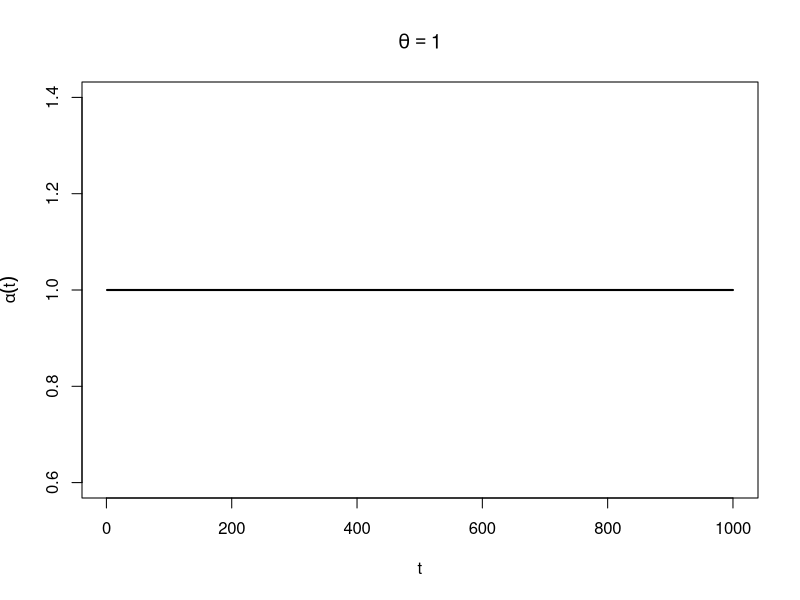
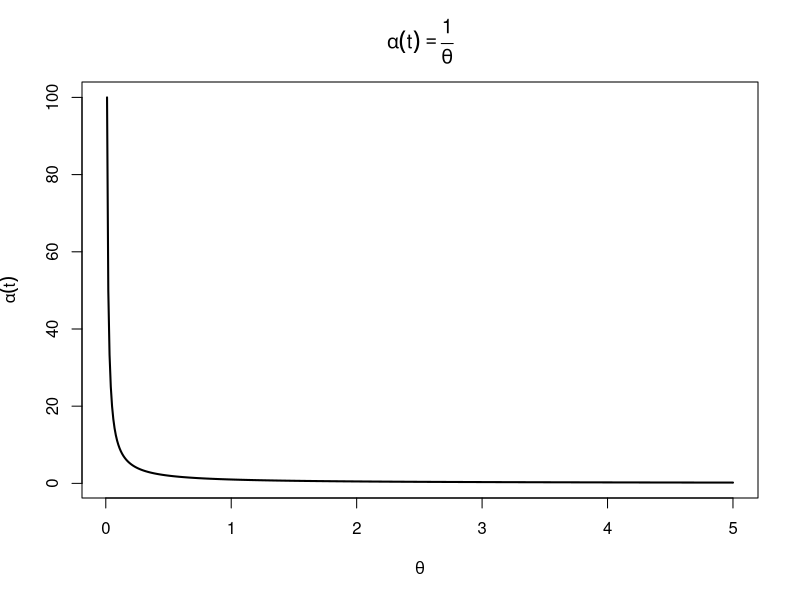
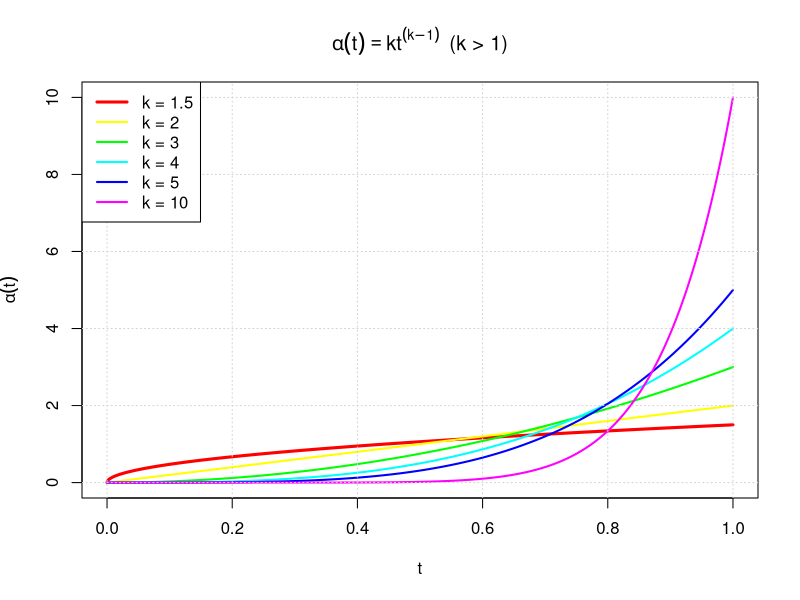
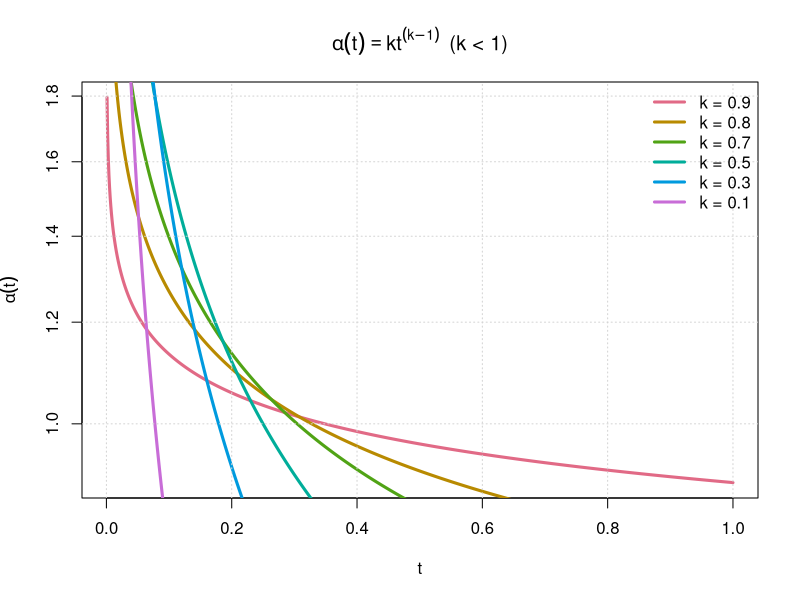

Here is the R script that generated these plots, in order:
## ---- chunk 1

g <- function(theta){
  1/theta
}

theta <- 1
x <- 1:1000

plot(
  x, rep(g(theta), length(x)),
  type = "l",
  lwd = 2,
  xlab = "t",
  ylab = expression(alpha(t)),
  main = bquote(theta == .(theta))
)

f <- function(theta){
  1/theta
}

x <- seq(0.01, 5, by = 0.01)

plot(
  x, f(x),
  type = "l",
  lwd = 2,
  xlab = expression(theta),
  ylab = expression(alpha(t)),
  main = expression(alpha(t) == frac(1, theta))
)
## ---- chunk 2

g <- function(t, k){
  k * t^(k - 1)
}

t <- seq(0, 1, length.out = 1000)
ks <- c(1.5,2, 3, 4, 5, 10)

cores <- rainbow(length(ks))

plot(
  t, g(t, ks[1]),
  type = "l",
  lwd = 3,
  col = cores[1],
  ylim = c(0, max(sapply(ks, function(k) max(g(t, k))))),
  xlab = "t",
  ylab = expression(alpha(t)),
  main = expression(alpha(t) == k*t^(k-1) ~~ "(k > 1)")
)

for(i in 2:length(ks)){
  lines(
    t,
    g(t, ks[i]),
    col = cores[i],
    lwd = 2
  )
}
grid()
legend(
  "topleft",
  legend = paste("k =", ks),
  col = cores,
  lwd = c(3, rep(2, length(ks)-1))
)
## ---- chunk 3

g <- function(t, k){
  k * t^(k - 1)
}

t <- seq(0.001, 1, length.out = 1000)
ks <- c(0.9, 0.8, 0.7, 0.5, 0.3, 0.1)

cores <- hcl.colors(length(ks), "Dark 3")

plot(
  t, g(t, ks[1]),
  type = "l",
  lwd = 3,
  col = cores[1],
  log = "y",
  xlab = "t",
  ylab = expression(alpha(t)),
  main = expression(alpha(t) == k*t^(k-1) ~~ "(k < 1)")
)

for(i in 2:length(ks)){
  lines(
    t,
    g(t, ks[i]),
    col = cores[i],
    lwd = 3
  )
}

grid()

legend(
  "topright",
  legend = paste("k =", ks),
  col = cores,
  lwd = 3,
  bty = "n"
)
